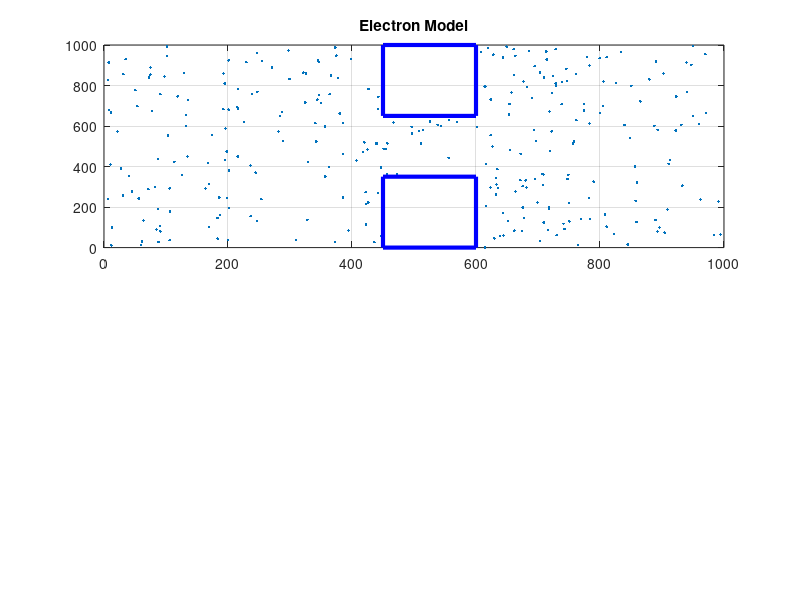

The MATLAB source for this figure: (Note: this script raises an error after producing the figure.)

%THE COMMENTS ARE FOR MODIFYING THE SIZING OF THE MESHGRID, BOTTLE NECK AND
%RESISTIVITY
%current = zeros(10);
%size = [1 2 3 4 5 6 7 8 9 10];
%for z = 1:1:10
z=1;
nx = 50;
ny = 75;


G = sparse(nx*ny);
volt = zeros(nx*ny);
s1 = 1 ;
s2 = (1*10^-2);
innerX = nx*0.35;
outerX = nx*0.6;
innerY = ny*0.35;
outerY = ny*0.6;

cMap = ones(nx,ny);

s = zeros(nx,ny);

for i =1:1:nx
    for j=1:1:ny
        if i > innerX && i < outerX && (j < innerY||j > outerY)
            cMap(i,j) = s2;
            
            s(i,j) = s2;
        else
            s(i,j) = s1;
            
        end
    end
end

for i = 1:1:nx
     for j = 1:1:ny
         
         
         n = j + (i-1)*ny;
         n1 = j+(i+1-1)*ny;
         n2 = j+(i-1-1)*ny;
         n3 = j + 1 +(i-1)*ny;
         n4 = j -1 +(i-1)*ny;
         
         if i == 1
             G(n, :) = 0;
             G(n, n) = 1;
             volt(n) = 1;
         
         elseif i == nx
             G(n, :) = 0;
             G(n, n) = 1;
             volt(n) = 0;
         
         
         elseif j == ny
             
            G(n, n1) = (s(i+1, j) + s(i,j))/2;
            G(n, n2) = (s(i-1, j) + s(i,j))/2;
            G(n, n4) = (s(i, j-1) + s(i,j))/2;
            G(n, n) = -(G(n,n1)+G(n,n2)+G(n,n4));
 
         elseif j == 1
             
                G(n, n1) = (s(i+1, j) + s(i,j))/2;
                G(n, n2) = (s(i-1, j) + s(i,j))/2;
                G(n, n3) = (s(i, j+1) + s(i,j))/2;            
                G(n, n) = -(G(n,n1)+G(n,n2)+G(n,n3));

        
                 
             else
                    G(n, n1) = (s(i+1, j) + s(i,j))/2;
                    G(n, n2) = (s(i-1, j) + s(i,j))/2;
                    G(n, n3) = (s(i, j+1) + s(i,j))/2;
                    G(n, n4) = (s(i, j-1) + s(i,j))/2;
                    G(n, n) = -(G(n,n1)+G(n,n2)+G(n,n3)+G(n,n4));
                 
             end
         
         end
 end


E = G\volt;

temp = zeros(nx, ny);

for i = 1:1:nx
     for j = 1:1:ny
         n = j + (i-1)*ny;
         temp(i,j) = E(n);
     end
end

%{
[EX,EY] = gradient(temp);

EX = -EX;
EY = -EY;

JX = EX .*cMap;
JY = EY .*cMap;
sumCurrent = 0;

for i = 1:1:ny
    sumCurrent = sumCurrent + ((JX(nx/2,i))^2 + (JY(nx/2,i))^2)^0.5;
end

current(z) = sumCurrent;

%end
figure(1)
surf(temp)
shading interp

figure(2)
quiver(EX',EY');

figure(3) 
quiver(JX,JY);

figure(4) 
surf(cMap);
shading interp


%figure(5)
%plot(size,current);
%}

% figure(1)
% surf(temp)
% axis tight
% view([40 30]);
% title("Surface plot of voltage with bottle neck condition")

[Ex, Ey] = gradient(temp);

%  figure(2)
% quiver(-Ex, -Ey);
% axis tight
% clearvars
% clearvars -GLOBAL
% close all
% format shorte
% 
%start of Q3
set(0, 'DefaultFigureWindowStyle', 'docked')

global x y Vx Vy dt tempx tempy mass 
global numElec
global PlotSize MarkerSize 
t = 0;
tStop = 300;

plotx = 1000;
ploty = 1000;

numElec = 300;
counter =0;
x1 = 450;
x2 = 600;
y1=350;
y2=650;
y3=1000;

flipy = 1;
flipx = 1;
bX1 = [x1, x2, x2, x1, x1];
bY1 = [0, 0, y1, y1, 0];
bX2 = [x1, x2, x2, x1, x1];
bY2 = [y3, y3, y2, y2, y3];

whereElec = zeros(20:20);
tempDensity = zeros(20:20);
vOnX = 0.1;
vonY=0;
mass = 0.26*(9.109*10^-31);
x = randi(plotx,numElec,1);
y = randi(ploty,numElec,1);

%for assignment 3

eFieldx = vOnX/(100*10^-9);
force = eFieldx*1.6021e-19;
accX = force/mass;
accVectorX = ones(numElec,1);

for i = 1:1:numElec
    if x(i) > x1 +2 & x(i) < x2 -2 & (y(i) < y1 - 2 | y(i) > y2 -2)
        x(i) = x(i) + 151;
    end
end  


%eFieldy = vOnY/(100*10^-9);
%force = eFieldy*1.6021e-19;
 accY = force/mass;
 accVectorY = ones(numElec,1);

dCurrent = ones(numElec,0);
V = ones(numElec,1);
sumCurrent = 0;
avgCurrent = 0;
q = 1.6e-19;
p = 10e15;

V = V.*sqrt((1.38*10^-23).*300./mass);
Vx = (randn(numElec,1) .*V./1.41).*(1*10^9);
Vy = (randn(numElec,1).*V./1.41).*(1*10^9);
freeMeanPath = V(1) * 0.2*10^-12;
Vtest = Vx;
FMP = 0;
xTemp = zeros(numElec,1);
yTemp = zeros(numElec,1);
vTemp = zeros(numElec,1);

tempX = zeros(numElec,1);
tempY = zeros(numElec,1);

didScatter = zeros(numElec,1);
timeSinceScatter = zeros(numElec,1);
%Vy = ones(numElec,1) * V
 averageScatTime = 0;
 numOfScat = 0;
 scatTime = 0;
dt = 0.000000000000025;
probScat = 0.05;
%make Vx and Vy have random direction to start
for i = numElec:-1:1
    rx = rand();
    ry = rand();
    
    if rx < 0.5 
        Vx(i) = Vx(i) * -1;
    end 
    if ry < 0.5 
        Vy(i) = Vy(i) * -1;
    end
end


%main loop 
while t < tStop


    timeSinceScatter = timeSinceScatter +1;

    tempX = x;
    tempY=y;
    for i = 1:1:numElec
        
        for j = 1:1:50
            for k =1:1:75
                %add E field acceleration
               if (tempX(i)/13.3333) < k && (tempY(i)/40)<j
                   accVectorX(i) = Ex(j,k);
                   accVectorY(i) = Ey(j,k);
                   accVectorX(i)=accVectorX(i)*1.6021e-19*1e9/mass;
                   accVectorY(i)=accVectorY(i)*1.6021e-19*1e9/mass;
                   tempX(i) = 10000;
                   tempY(i) = 10000;
               end
            end
        end
    end
        
   
        
        randNum = rand();
        if randNum < probScat;
            Vx(i) = (randn(1) * V(1)/1.41)*(1*10^9);
            Vy(i) = (randn(1) * V(1)/1.41)*(1*10^9);
            averageScatTime = averageScatTime+timeSinceScatter(i);
            numOfScat = numOfScat +1;
            timeSinceScatter(i) = 0;
        end
        
        
   

    Vx = Vx + dt.*accVectorX.*1e7;
    Vy = Vy +dt.*accVectorY.*1e7;
    x = x + dt.*Vx;
    y = y +dt.*Vy;

    x(x>(plotx-2))=1;
    x(x<1)=(plotx-2);

    tempy = y >ploty-2 | y < 1;
    tempy = tempy*-1;
    tempy(tempy>=0)=1;

    Vy = Vy.*tempy;

    
    x(x>(plotx-2))=1;
x(x<1)=(plotx-2);
tempy = y >ploty-2 | y < 1; 
tempy = tempy*-1;
tempy(tempy>=0)=1;

%the following code is for specular reflection. This is where the diffusive
%code should be put if wanted
flipy = (y < y1-3 & x > x1-2 & x < x2+2 & Vy < 0 )|(y > y2-3 & y < y2+3 & x > x1-2 & x < x2+2 & Vy>0);
flipy = flipy*-1;
flipy(flipy>=0)=1;


flipx = (x>x1-4 & x<x2+4 & y >y2-2 & y > y2+5)|(x>x1-4 & y<y1+3 & x<x2+4 & y < y1-5);
flipx = flipx*-1;
flipx(flipx>=0)=1;

Vy = Vy.*tempy;
Vy = Vy.*flipy;
Vx = Vx.*flipx;

    Vt = ((Vx.^2 +Vy.^2).^0.5)./(1*10^9);
    T = (mass.*Vt.^2)./(1.38064852*10^-23); 
    a = subplot(2,1,1);
    plot(a,x,y,'.')
    title('Electron Model');

    hold on
    grid on
    drawnow

    plot(bX1, bY1, 'b-', 'LineWidth', 3);
hold on;

plot(bX2, bY2, 'b-', 'LineWidth', 3);
hold on;
drawnow

axis(a,[0 plotx 0 ploty])


    %step through next cycle
    t = t+1;

    prevT = (sum(T)/numElec);

    scatTime = averageScatTime/numOfScat;
    xTemp = Vx.^2;
    yTemp = Vy.^2;
    vTemp = ((xTemp + yTemp).^0.5)./(1*10^9);

    vTemp = sum(vTemp)/numElec;

    FMP = vTemp*scatTime*(dt);

    sumCurrent = 0;
    avgCurrent = 0;

    %assignment 3
    for r = 1:1:numElec
        dCurrent(r) = Vx(r)*p*q/1e9;
        sumCurrent = dCurrent(r)+sumCurrent;
    end

    avgCurrent = sumCurrent/numElec;

    b = subplot(2,1,2);
    title('Temperature Over Time');
    plot(b,dt*t,avgCurrent,'.');
    hold on
    grid on
    drawnow
    axis(a,[0 plotx 0 ploty]);
    axis(b,[0 dt*100 0 1000]);
    
    end

x1= ones(numElec,0);
y1= ones(numElec,0);
x1 = x;
y1 = y;
for i = 1: 1: 20
    for j = 1: 1: 20
        for k = 1: 1: numElec
            if x(k) < i*50 & y(k) < j*50
                whereElec(j,i) = whereElec(j,i) +1
                Vt = ((Vx(k)^2 +Vy(k)^2).^0.5)
                tempDensity(j,i) = (mass*Vt^2)/(1.38064852*10^-23) +tempDensity(j,i) 
                %to erase point
                x(k) = 10000
                y(k) = 10000
            end
        end
    end
end

c = subplot(2,2,3)

surf(c,whereElec)
title('Electron Density')
view(2)
shading interp
hold on
grid on
drawnow

d = subplot(2,2,4)

surf(d,tempDensity)
title('Temperature Density')
view(2)
shading interp
hold on
grid on
drawnow


